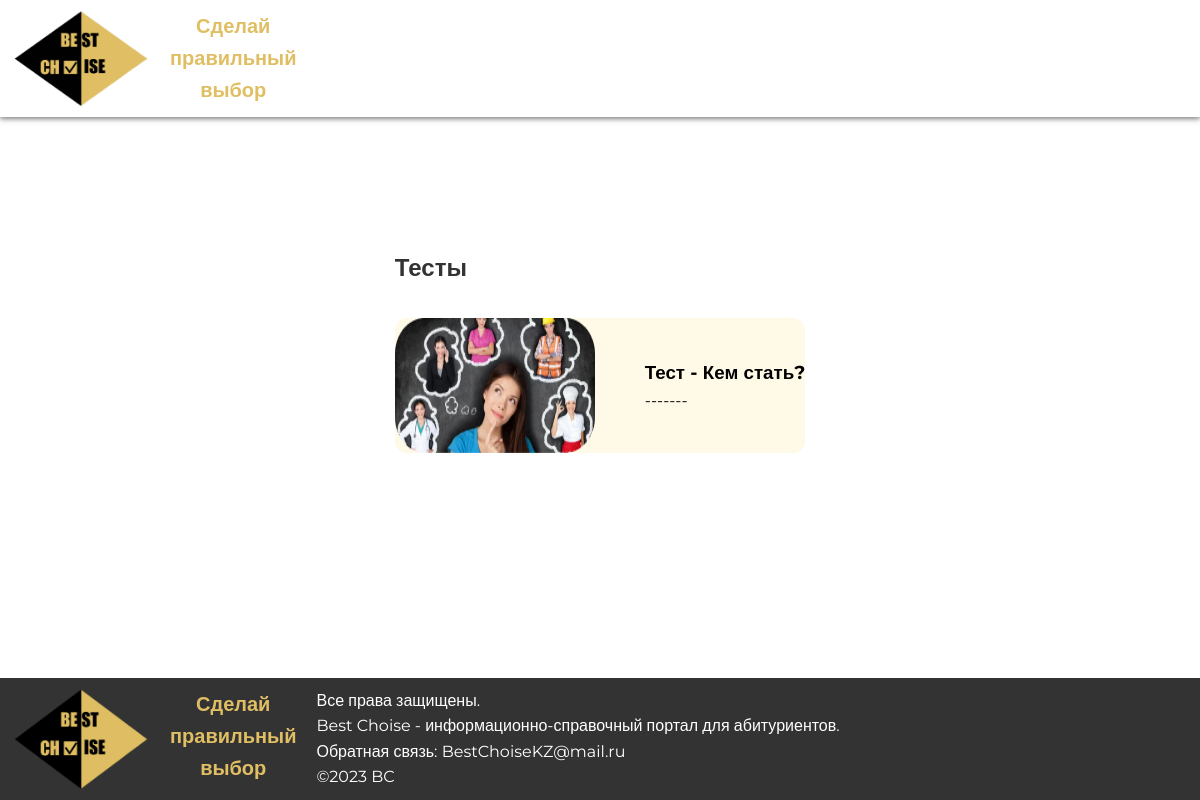
Page /1/ on the earlier database version.
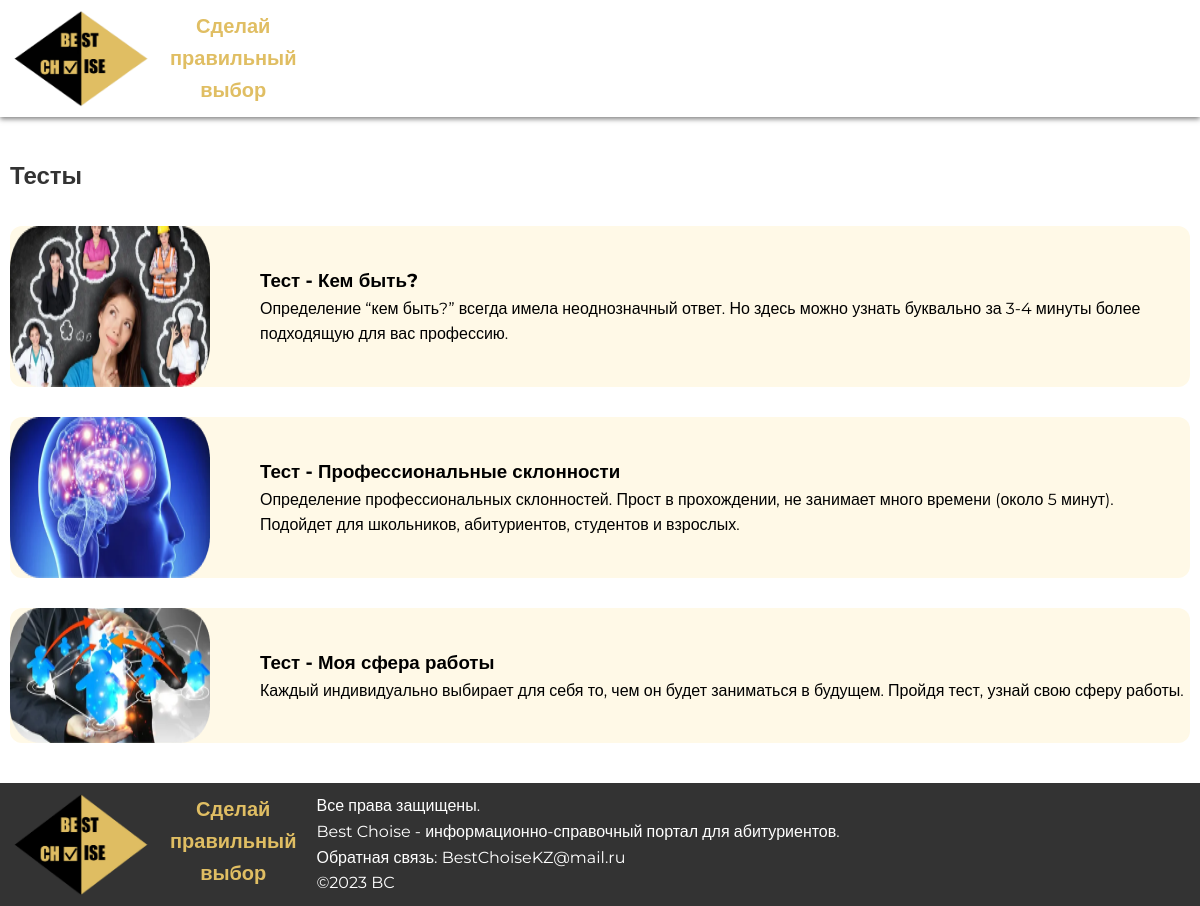
Same page on the later database version.
### quiz/models.py (models this page shows, shortened)
class Quiz(models.Model):
    name = models.CharField('Название', max_length=255)
    description = models.TextField('Описание')
    image = models.ImageField('Обложка')

### quiz/views.py (the view)
# urls.py: path('1/', quizez),
def quizez(request):
    print('Кто-то посетил страницу')
    tests = Quiz.objects.all()
    return render(request, 'second_page.html', {'tests': tests})

### templates/second_page.html (shortened to what this page needs)
<!DOCTYPE html>
{% load static %}
<html lang="en">
<head>
    <link rel="stylesheet" href="{% static 'css/styles.css' %}">
</head>
<body class="bodd">
    {% include 'header.html' %}
    <div class="container">
   <h2 class="my-30">Тесты</h2>
    {% for quiz in tests %}
    <a class="card row my-30" href="/quizez/{{quiz.pk}}">
        <img src="{{ quiz.image.url }}" alt="">
        <div class="card-body">
            <h3>Тест - {{quiz.name}}</h3>
            <p>{{quiz.description}}</p>
        </div>
    </a>
    {% endfor %}
    </div>
    {% include 'footer.html' %}
</body>
</html>

### templates/header.html (shortened to what this page needs)
{% load static %}
<header>
  <div class="container">
      <div class="row">
          <img width="140" src="{% static 'images/logotype.png' %}">
          <a href="/"><h2 class="title">Сделай<br> правильный<br> выбор</h2></a>
      </div>
     </div>
</header>

### templates/footer.html
{% load static %}
<footer>
      <div class="container">
      <div class="row">
          <img width="140" src="{% static 'images/logotype.png' %}">
          <a href="/"><h2 class="title">Сделай<br> правильный<br> выбор</h2></a>
          <p class="description">
                Все права защищены.<br>
                Best Choise - информационно-справочный портал для абитуриентов.<br>
                Обратная связь: BestChoiseKZ@mail.ru<br>
                ©2023 BC<br>
          </p>
       </div>
      </div>
</footer>

### static/css/styles.css (style rules this page uses)
body { min-height: 100vh; display: flex; flex-direction: column; font-family: 'Montserrat', sans-serif; line-height: 1.6; color: #333; }
*, *:before, *:after { box-sizing: border-box; margin: 0; padding: 0; }
header { position: relative; z-index: 999; box-shadow: 0 2px 5px rgba(0, 0, 0, 0.5); }
footer { margin-top: auto; background-color: #333333; color: white; }
a { text-decoration: none; }
.my-30 { margin: 30px 0; }
.container { max-width: 1300px; padding: 10px; margin: auto; }
.title { text-align: center; margin-left: 20px; font-size: 20px; color: #e0be63; }
.description { margin-left: 20px; }
.row { display: flex; }
.card { background: #fff9e7; border-radius: 12px; color: black; }
.card img { margin-right: 50px; }
.card-body { padding: 40px 0; }

Differences in the rows shown:
changed Quiz: name "Кем стать?" → "Кем быть?"; description "-------" → "Определение “кем быть?” всегда имела неоднозначный ответ. Но здесь можно узнать буквально за 3-4 минуты более подходящую для вас профессию."
added Quiz: image (picture), name "Профессиональные склонности", description "Определение профессиональных склонностей. Прост в прохождении, не занимает много времени (около 5 минут). Подойдет для школьников, абитуриентов, студентов и взрослых."
added Quiz: image (picture), name "Моя сфера работы", description "Каждый индивидуально выбирает для себя то, чем он будет заниматься в будущем. Пройдя тест, узнай свою сферу работы."
